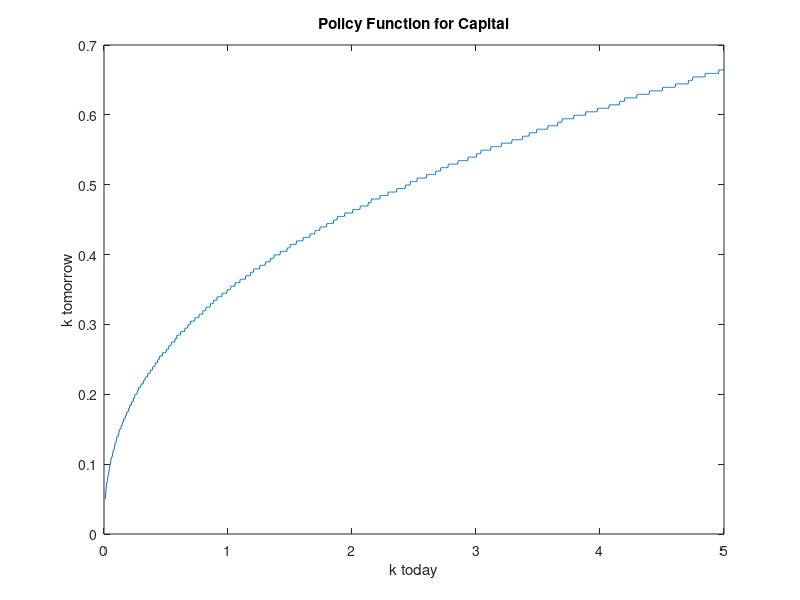

The MATLAB script that drew this image:
% Parameters
alpha = 0.3; beta = 0.95; gamma = 2;

% Grids
nk = 1000;
k_min = 0.01; k_max = 5;
k_grid = linspace(k_min, k_max, nk)';

% Initialization
V = zeros(nk,1);
policy_k = zeros(nk,1);
policy_c = zeros(nk,1);
tol = 1e-6;
max_iter = 1000;

for iter = 1:max_iter
    V_new = zeros(nk,1);
    for i = 1:nk
        k = k_grid(i);
        y = k^alpha;
        c = y - k_grid;
        c(c <= 0) = NaN;
        u = (c.^(1-gamma)) / (1-gamma);
        RHS = u + beta * V;
        [V_new(i), idx] = max(RHS);
        policy_k(i) = k_grid(idx);
        policy_c(i) = c(idx);
    end
    if max(abs(V_new - V)) < tol
        break;
    end
    V = V_new;
end

% Plot
figure;
plot(k_grid, policy_k);
xlabel('k today'); ylabel('k tomorrow');
title('Policy Function for Capital');

